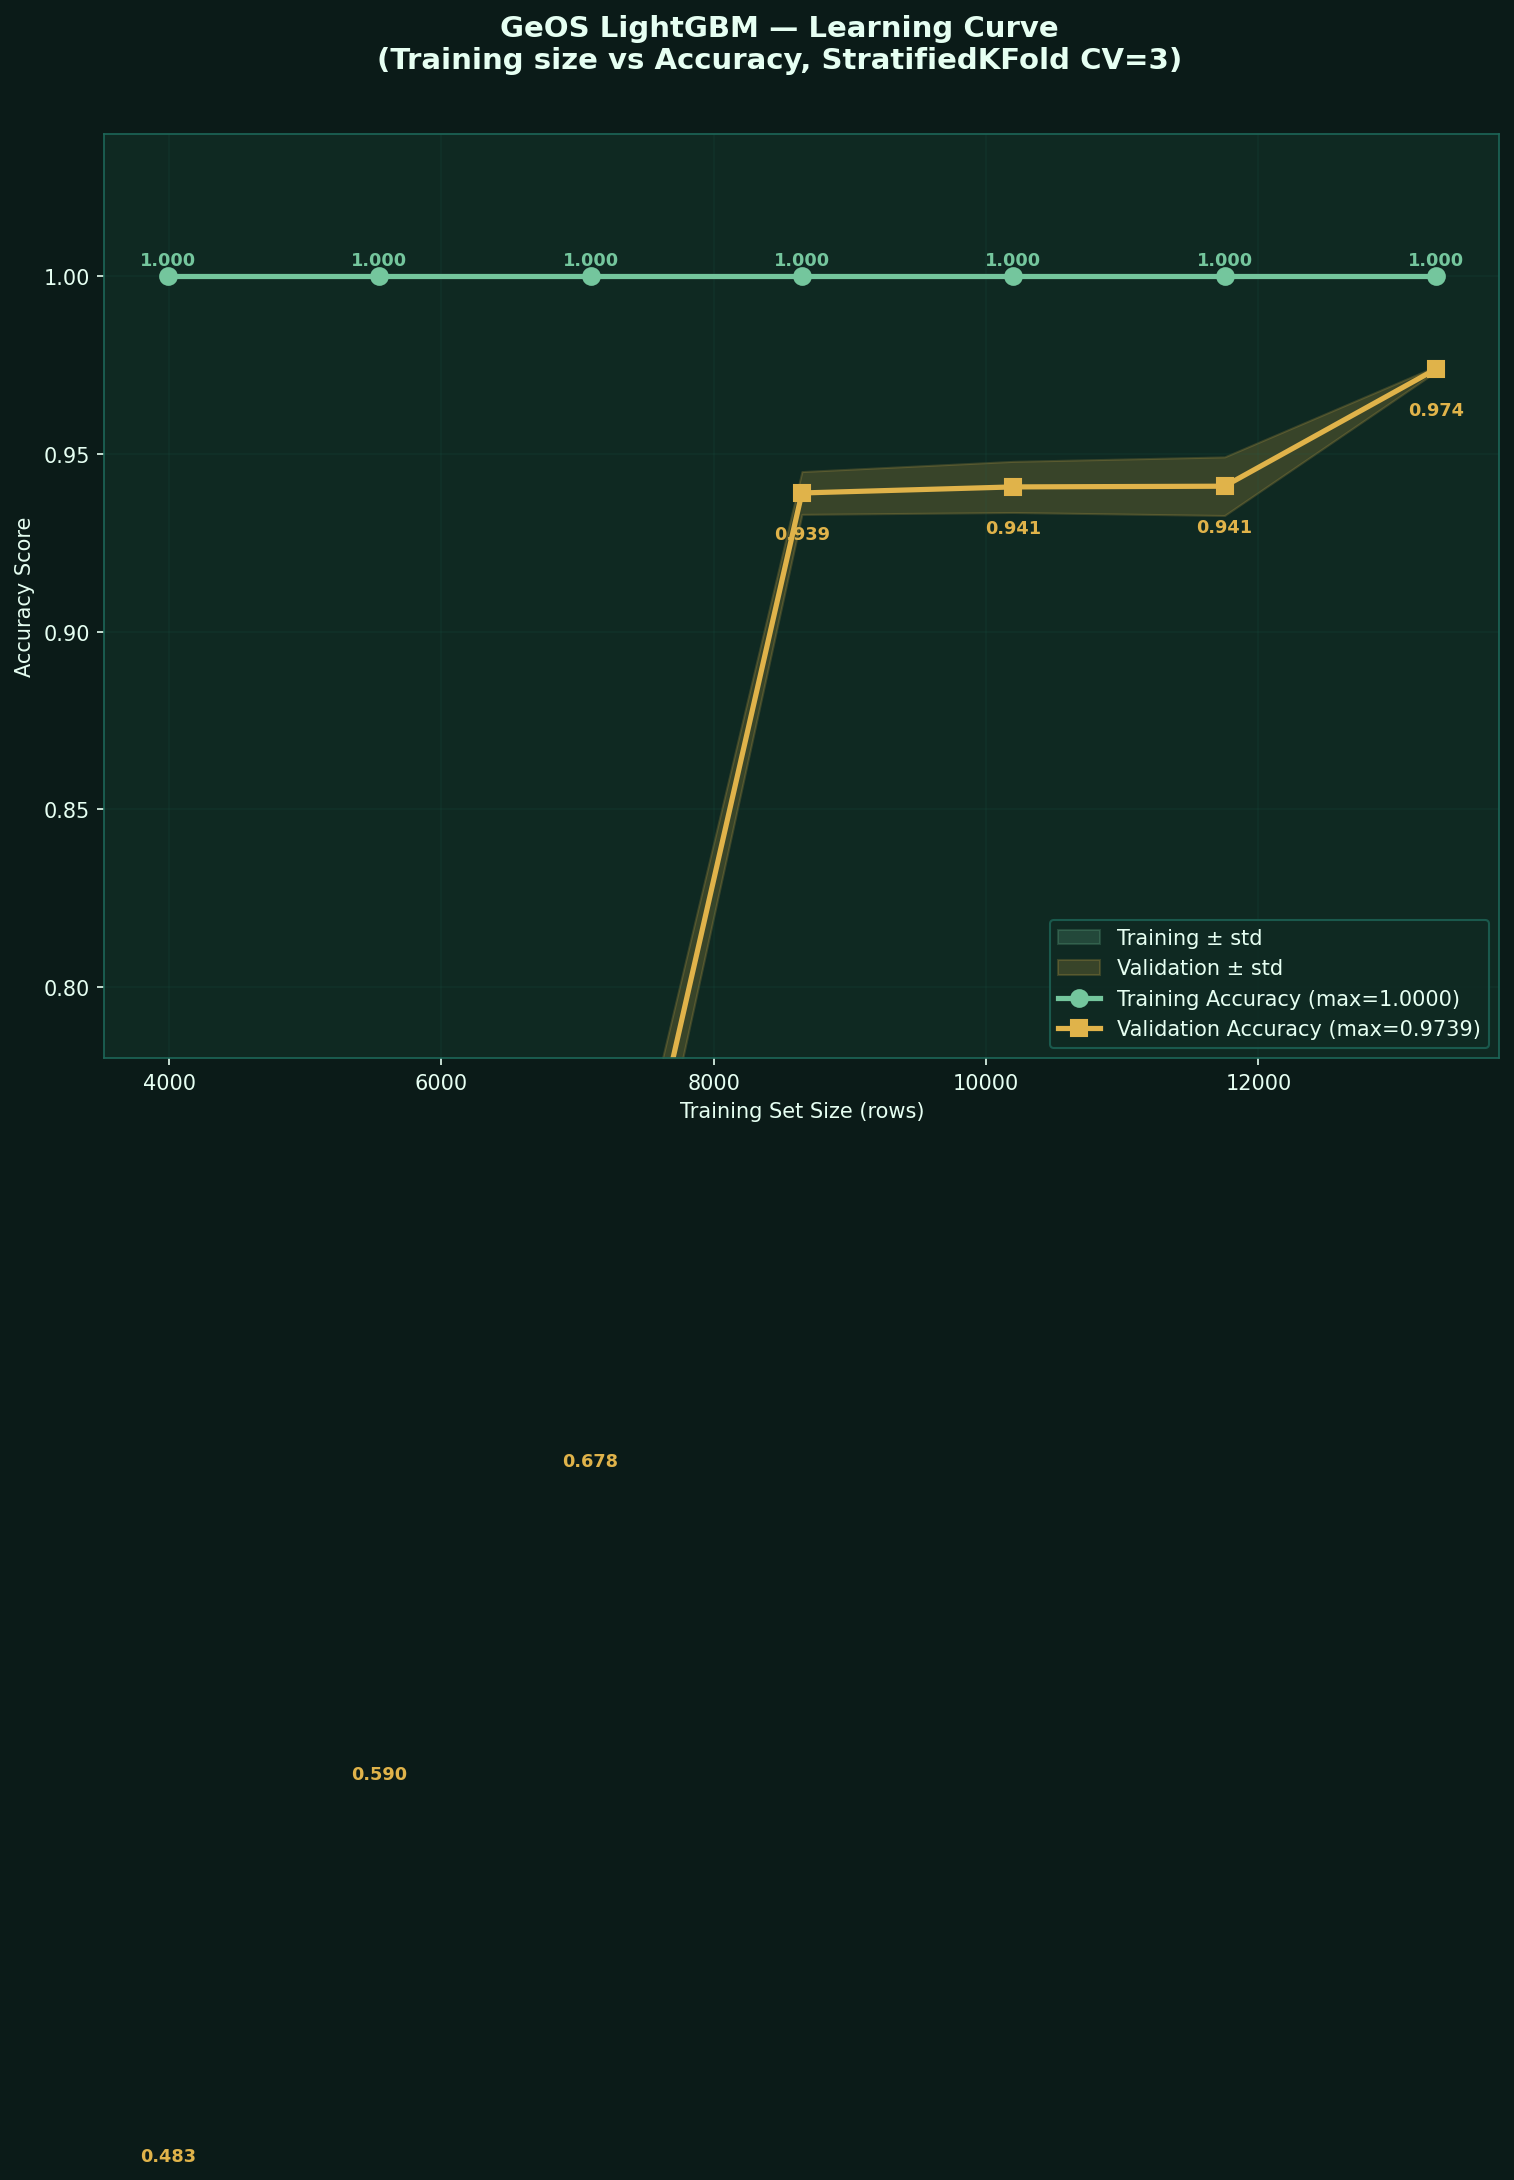

Here is the Python script that generated this plot:
import warnings
warnings.filterwarnings('ignore', message='.*feature names.*')
warnings.filterwarnings('ignore', message='.*FitFailedWarning.*')
warnings.filterwarnings('ignore', category=UserWarning)

import pandas as pd
import numpy as np
import matplotlib.pyplot as plt
from sklearn.model_selection import learning_curve, StratifiedKFold
from sklearn.pipeline import Pipeline
from sklearn.impute import SimpleImputer
from lightgbm import LGBMClassifier
import sys
sys.path.insert(0, ".")
from ml_engine.policy_features import feature_columns
from ml_engine.train_policy_model import load_lightgbm_params

plt.rcParams['figure.facecolor'] = '#0B1B18'
plt.rcParams['axes.facecolor'] = '#0F2922'
plt.rcParams['text.color'] = '#E6FFF2'
plt.rcParams['axes.labelcolor'] = '#E6FFF2'
plt.rcParams['xtick.color'] = '#E6FFF2'
plt.rcParams['ytick.color'] = '#E6FFF2'

df = pd.read_csv("datasets/telemetry.csv").dropna(subset=['os_mode'])
X = df[feature_columns()]
y = df['os_mode']

params = load_lightgbm_params()
# Explicitly set num_class so LightGBM never guesses from fold data
params = dict(params)
params['num_class'] = 3

pipeline = Pipeline([
    ('imputer', SimpleImputer(strategy='median')),
    ('model', LGBMClassifier(**params))
])

# Use StratifiedKFold explicitly to guarantee all 3 classes in every fold
# Start at 0.3 (not 0.1) because BALANCED is only ~5.9% — too few at 10%
cv = StratifiedKFold(n_splits=3, shuffle=True, random_state=42)

print("Computing learning curve (this may take a few minutes)...")
train_sizes, train_scores, val_scores = learning_curve(
    pipeline, X, y,
    train_sizes=np.linspace(0.3, 1.0, 7),   # start from 30% for class safety
    cv=cv,
    scoring='accuracy',
    n_jobs=1,
    verbose=1,
    error_score=0.0    # score failed folds as 0 instead of crashing
)

train_mean = train_scores.mean(axis=1)
train_std  = train_scores.std(axis=1)
val_mean   = val_scores.mean(axis=1)
val_std    = val_scores.std(axis=1)

fig, ax = plt.subplots(figsize=(12, 8))
fig.suptitle("GeOS LightGBM — Learning Curve\n"
             "(Training size vs Accuracy, StratifiedKFold CV=3)",
             fontsize=14, color='#E6FFF2', fontweight='bold')

ax.fill_between(train_sizes, train_mean - train_std, train_mean + train_std,
                alpha=0.2, color='#74C69D', label='Training ± std')
ax.fill_between(train_sizes, val_mean - val_std, val_mean + val_std,
                alpha=0.2, color='#E0B34A', label='Validation ± std')
ax.plot(train_sizes, train_mean, 'o-', color='#74C69D', lw=2.5, ms=8,
        label=f'Training Accuracy (max={train_mean.max():.4f})')
ax.plot(train_sizes, val_mean, 's-', color='#E0B34A', lw=2.5, ms=8,
        label=f'Validation Accuracy (max={val_mean.max():.4f})')

for ts, tm, vm in zip(train_sizes, train_mean, val_mean):
    ax.text(ts, tm + 0.003, f'{tm:.3f}', ha='center', color='#74C69D', fontsize=8.5, fontweight='bold')
    ax.text(ts, vm - 0.013, f'{vm:.3f}', ha='center', color='#E0B34A', fontsize=8.5, fontweight='bold')

ax.set_xlabel("Training Set Size (rows)")
ax.set_ylabel("Accuracy Score")
ax.set_ylim(0.78, 1.04)
ax.legend(facecolor='#0F2922', edgecolor='#1D6658', loc='lower right')
ax.grid(True, alpha=0.12, color='#1D6658')
for spine in ax.spines.values():
    spine.set_color('#1D6658')

plt.tight_layout(rect=[0, 0, 1, 0.93])  # leave room for 2-line suptitle
plt.savefig("viz_10_learning_curve.png", dpi=150, bbox_inches='tight')
plt.show()
print(f"\nFinal validation accuracy:  {val_mean[-1]:.4f}")
print(f"Final training accuracy:    {train_mean[-1]:.4f}")
print(f"Gap (overfitting measure):  {train_mean[-1] - val_mean[-1]:.4f}")
print("Saved: viz_10_learning_curve.png")
